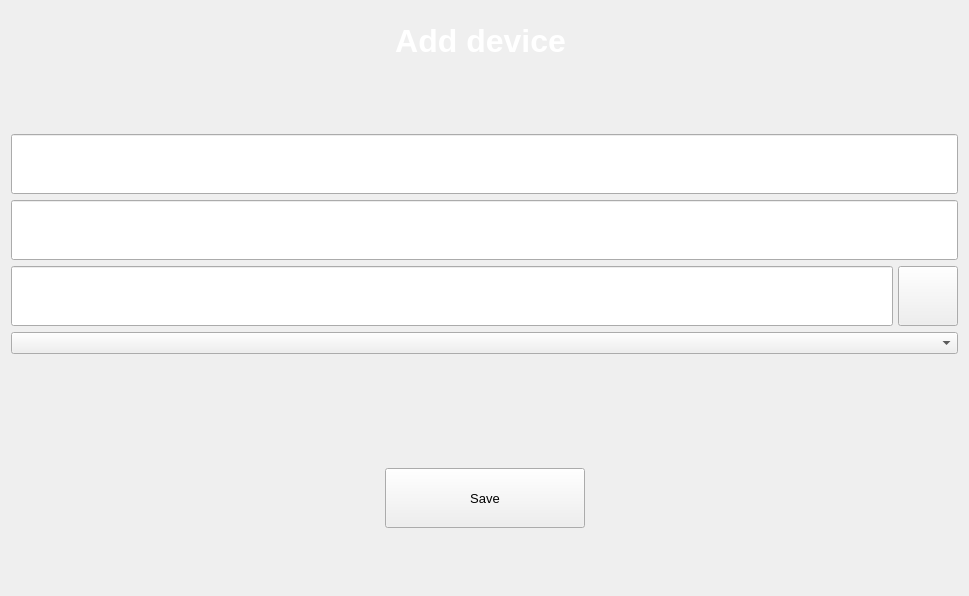
         <widget class="QWidget" name="add_device_page">
          <layout class="QVBoxLayout" name="verticalLayout_3">
           <item>
            <layout class="QHBoxLayout" name="horizontalLayout_7">
             <property name="spacing">
              <number>0</number>
             </property>
             <item>
              <widget class="QLabel" name="label_4">
               <property name="font">
                <font>
                 <pointsize>24</pointsize>
                 <weight>75</weight>
                 <bold>true</bold>
                </font>
               </property>
               <property name="styleSheet">
                <string notr="true">QLabel {
	color: rgb(255, 255, 255);
background-color: none;
font-weight:bold;
width: 230;
height: 50;
}
QPushButton:hover{
background-color:rgba(255,255,255,30);
}
QPushButton:pressed{
background-color:rgba(255,255,255,70);
}</string>
               </property>
               <property name="text">
                <string>      Add device</string>
               </property>
               <property name="alignment">
                <set>Qt::AlignCenter</set>
               </property>
              </widget>
             </item>
             <item>
              <widget class="QPushButton" name="back_dashdoard_button">
               <property name="enabled">
                <bool>true</bool>
               </property>
               <property name="sizePolicy">
                <sizepolicy hsizetype="Minimum" vsizetype="Preferred">
                 <horstretch>0</horstretch>
                 <verstretch>0</verstretch>
                </sizepolicy>
               </property>
               <property name="minimumSize">
                <size>
                 <width>60</width>
                 <height>60</height>
                </size>
               </property>
               <property name="maximumSize">
                <size>
                 <width>60</width>
                 <height>60</height>
                </size>
               </property>
               <property name="styleSheet">
                <string notr="true">background: none;
border: none;</string>
               </property>
               <property name="text">
                <string/>
               </property>
               <property name="icon">
                <iconset resource="res.qrc">
                 <normaloff>:/img/back-button.png</normaloff>:/img/back-button.png</iconset>
               </property>
               <property name="iconSize">
                <size>
                 <width>60</width>
                 <height>60</height>
                </size>
               </property>
               <property name="checkable">
                <bool>false</bool>
               </property>
               <property name="autoExclusive">
                <bool>false</bool>
               </property>
              </widget>
             </item>
            </layout>
           </item>
           <item>
            <spacer name="verticalSpacer_5">
             <property name="orientation">
              <enum>Qt::Vertical</enum>
             </property>
             <property name="sizeHint" stdset="0">
              <size>
               <width>947</width>
               <height>57</height>
              </size>
             </property>
            </spacer>
           </item>
           <item>
            <widget class="QLineEdit" name="device_name_text">
             <property name="minimumSize">
              <size>
               <width>0</width>
               <height>60</height>
              </size>
             </property>
             <property name="maximumSize">
              <size>
               <width>16777215</width>
               <height>60</height>
              </size>
             </property>
             <property name="styleSheet">
              <string notr="true">font-size: 16pt;
color: white;
padding-left: 10px;
width: 120;
height: 45;</string>
             </property>
             <property name="alignment">
              <set>Qt::AlignLeading|Qt::AlignLeft|Qt::AlignVCenter</set>
             </property>
             <property name="placeholderText">
              <string>Name</string>
             </property>
            </widget>
           </item>
           <item>
            <widget class="QLineEdit" name="rtsp_string_text">
             <property name="minimumSize">
              <size>
               <width>0</width>
               <height>60</height>
              </size>
             </property>
             <property name="maximumSize">
              <size>
               <width>16777215</width>
               <height>60</height>
              </size>
             </property>
             <property name="styleSheet">
              <string notr="true">font-size: 16pt;
color: white;
padding-left: 10px;
width: 120;
height: 45;</string>
             </property>
             <property name="alignment">
              <set>Qt::AlignLeading|Qt::AlignLeft|Qt::AlignVCenter</set>
             </property>
             <property name="placeholderText">
              <string>RTSP string</string>
             </property>
            </widget>
           </item>
           <item>
            <layout class="QHBoxLayout" name="horizontalLayout_4">
             <property name="spacing">
              <number>5</number>
             </property>
             <item>
              <widget class="QLineEdit" name="folder_path_text">
               <property name="minimumSize">
                <size>
                 <width>0</width>
                 <height>60</height>
                </size>
               </property>
               <property name="maximumSize">
                <size>
                 <width>16777215</width>
                 <height>60</height>
                </size>
               </property>
               <property name="styleSheet">
                <string notr="true">font-size: 16pt;
color: white;
padding-left: 10px;
width: 120;
height: 45;</string>
               </property>
               <property name="alignment">
                <set>Qt::AlignLeading|Qt::AlignLeft|Qt::AlignVCenter</set>
               </property>
               <property name="placeholderText">
                <string>Path to folder</string>
               </property>
              </widget>
             </item>
             <item>
              <widget class="QPushButton" name="select_folder">
               <property name="minimumSize">
                <size>
                 <width>60</width>
                 <height>60</height>
                </size>
               </property>
               <property name="maximumSize">
                <size>
                 <width>60</width>
                 <height>60</height>
                </size>
               </property>
               <property name="font">
                <font>
                 <pointsize>10</pointsize>
                </font>
               </property>
               <property name="text">
                <string/>
               </property>
               <property name="icon">
                <iconset resource="res.qrc">
                 <normaloff>:/img/cursor.png</normaloff>:/img/cursor.png</iconset>
               </property>
               <property name="iconSize">
                <size>
                 <width>30</width>
                 <height>30</height>
                </size>
               </property>
              </widget>
             </item>
            </layout>
           </item>
           <item>
            <widget class="QComboBox" name="comboBox"/>
           </item>
           <item>
            <spacer name="verticalSpacer_3">
             <property name="orientation">
              <enum>Qt::Vertical</enum>
             </property>
             <property name="sizeHint" stdset="0">
              <size>
               <width>20</width>
               <height>108</height>
              </size>
             </property>
            </spacer>
           </item>
           <item>
            <layout class="QHBoxLayout" name="horizontalLayout_5">
             <item>
              <spacer name="horizontalSpacer_2">
               <property name="orientation">
                <enum>Qt::Horizontal</enum>
               </property>
               <property name="sizeHint" stdset="0">
                <size>
                 <width>40</width>
                 <height>20</height>
                </size>
               </property>
              </spacer>
             </item>
             <item>
              <widget class="QPushButton" name="add_new_device_button">
               <property name="minimumSize">
                <size>
                 <width>200</width>
                 <height>60</height>
                </size>
               </property>
               <property name="maximumSize">
                <size>
                 <width>200</width>
                 <height>60</height>
                </size>
               </property>
               <property name="font">
                <font>
                 <pointsize>10</pointsize>
                </font>
               </property>
               <property name="text">
                <string>Save</string>
               </property>
               <property name="icon">
                <iconset resource="res.qrc">
                 <normaloff>:/img/save.png</normaloff>:/img/save.png</iconset>
               </property>
              </widget>
             </item>
             <item>
              <spacer name="horizontalSpacer_3">
               <property name="orientation">
                <enum>Qt::Horizontal</enum>
               </property>
               <property name="sizeHint" stdset="0">
                <size>
                 <width>40</width>
                 <height>20</height>
                </size>
               </property>
              </spacer>
             </item>
            </layout>
           </item>
           <item>
            <spacer name="verticalSpacer_4">
             <property name="orientation">
              <enum>Qt::Vertical</enum>
             </property>
             <property name="sizeHint" stdset="0">
              <size>
               <width>947</width>
               <height>57</height>
              </size>
             </property>
            </spacer>
           </item>
          </layout>
         </widget>
